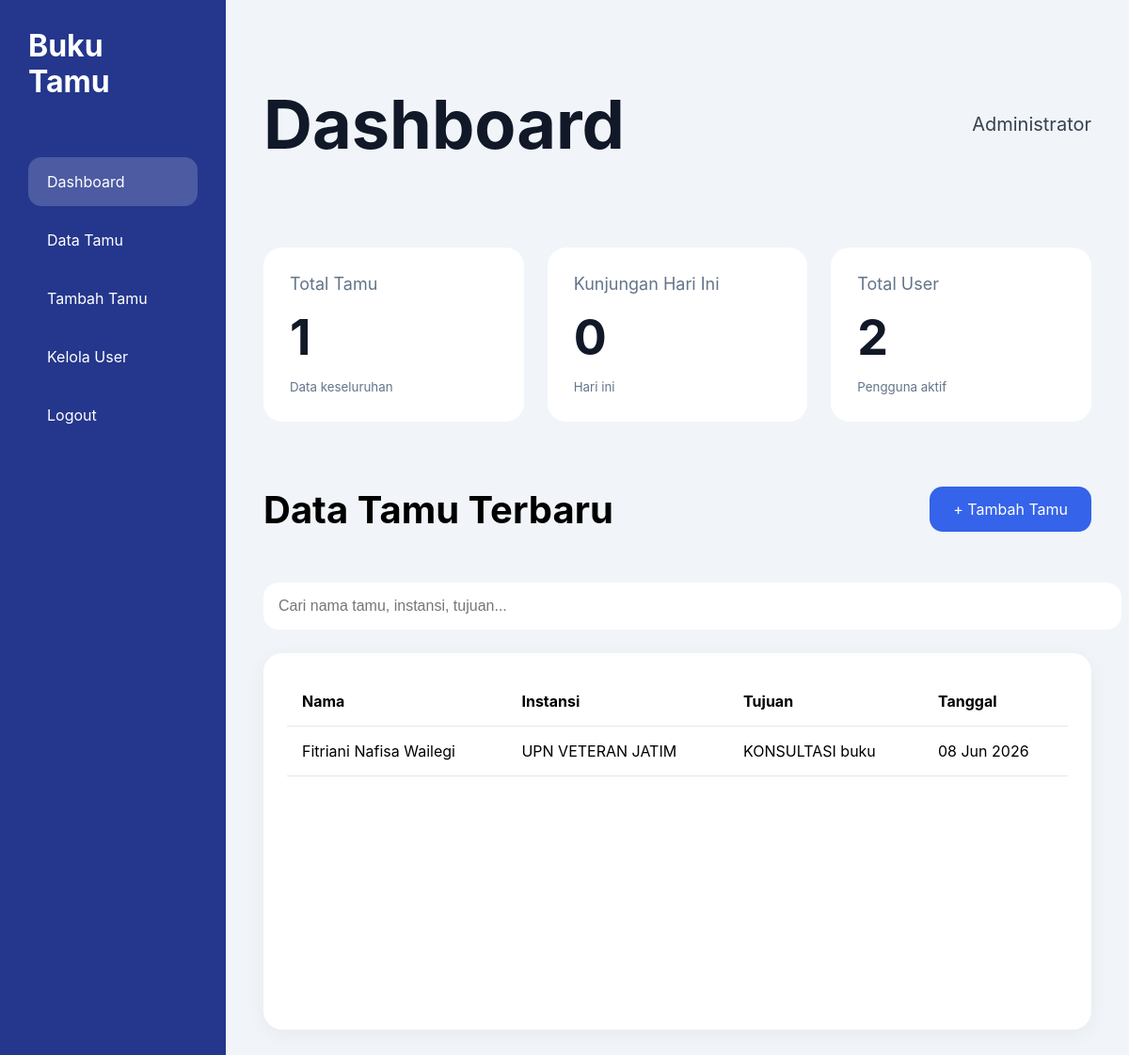
The page /dashboard.php (signed in) on the database as committed earlier.
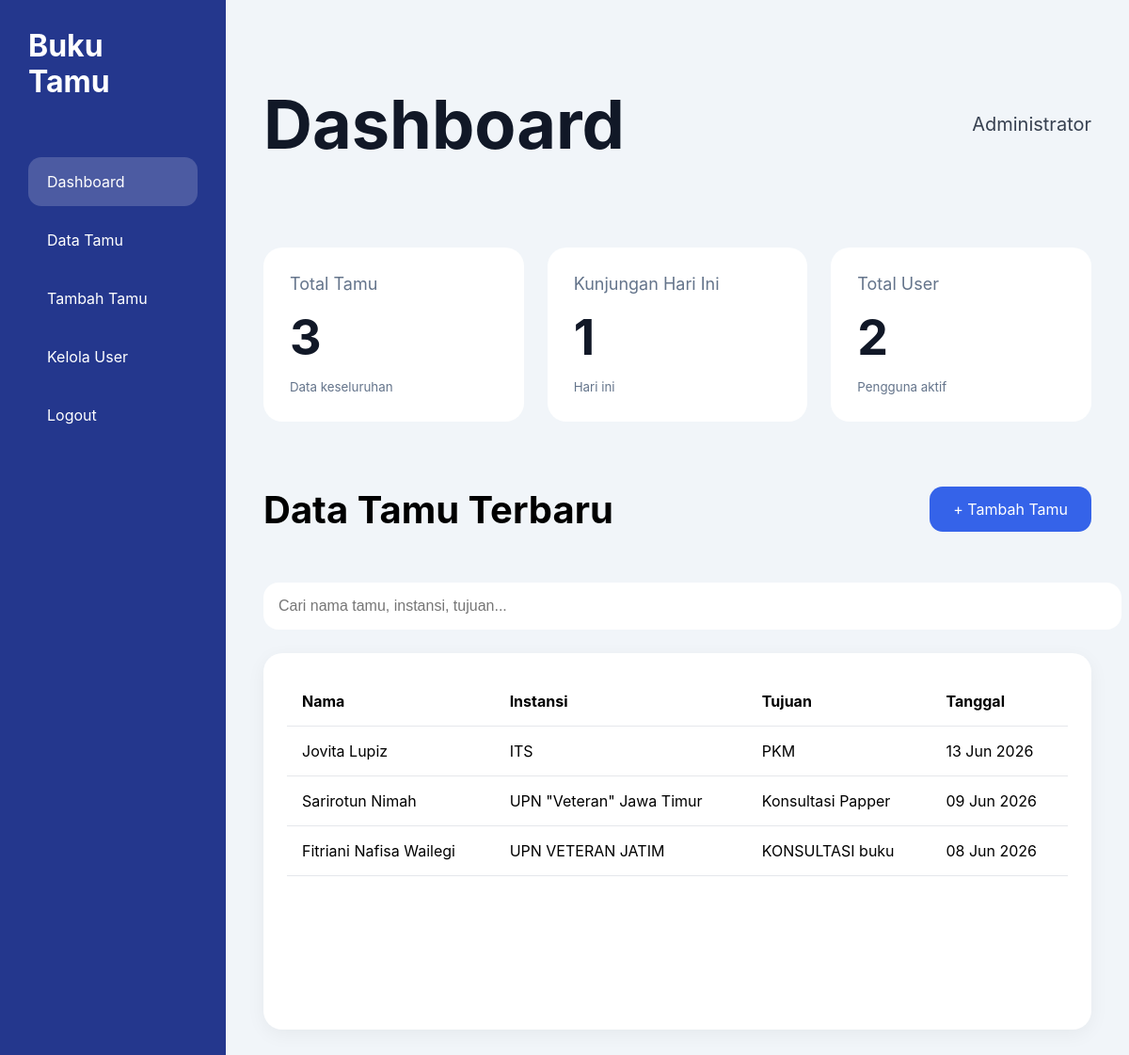
The same page on the database as committed later.
### tables this page shows
CREATE TABLE IF NOT EXISTS `tamu` (
  `id` int NOT NULL AUTO_INCREMENT,
  `nama` varchar(100) NOT NULL,
  `instansi` varchar(100) NOT NULL,
  `tujuan` text NOT NULL,
  `tanggal` date NOT NULL,
  `user_id` int DEFAULT NULL,
  `status` varchar(20) NOT NULL DEFAULT 'Menunggu',
  PRIMARY KEY (`id`),
  KEY `user_id` (`user_id`),
  CONSTRAINT `tamu_ibfk_1` FOREIGN KEY (`user_id`) REFERENCES `users` (`id`)
);

### dashboard.php (the view, shortened to what this page needs)
<?php
include 'koneksi.php';
$judul = "Dashboard";
$total_tamu = mysqli_num_rows(
    mysqli_query($conn, "SELECT * FROM tamu")
);
$total_user = mysqli_num_rows(
    mysqli_query($conn, "SELECT * FROM users")
);
$today = date('Y-m-d');
$kunjungan_hari_ini = mysqli_num_rows(
    mysqli_query(
        $conn,
        "SELECT * FROM tamu WHERE tanggal='$today'"
    )
);
if (isset($_GET['cari']) && $_GET['cari'] != '') {
    $cari = mysqli_real_escape_string(
        $conn,
        $_GET['cari']
    );
    $query = mysqli_query(
        $conn,
        "SELECT *
        FROM tamu
        WHERE nama LIKE '%$cari%'
        OR instansi LIKE '%$cari%'
        OR tujuan LIKE '%$cari%'
        ORDER BY id DESC"
    );
} else {
    $query = mysqli_query(
        $conn,
        "SELECT *
        FROM tamu
        ORDER BY id DESC
        LIMIT 10"
    );
}
?>
<!DOCTYPE html>
<html lang="id">
<head>
    <link rel="stylesheet" href="assets/css/style.css">
</head>
<body>
<div class="wrapper">
    <?php include 'layout/sidebar.php'; ?>
    <div class="main">
        <?php include 'layout/navbar.php'; ?>
        <div class="stats-container">
            <div class="stats-card">
                <span>Total Tamu</span>
                <h2><?= $total_tamu ?></h2>
                <small>Data keseluruhan</small>
            </div>
            <div class="stats-card">
                <span>Kunjungan Hari Ini</span>
                <h2><?= $kunjungan_hari_ini ?></h2>
                <small>Hari ini</small>
            </div>
            <div class="stats-card">
                <span>Total User</span>
                <h2><?= $total_user ?></h2>
                <small>Pengguna aktif</small>
            </div>
        </div>
        <div class="section-header">
            <h2>Data Tamu Terbaru</h2>
            <a href="tambah_tamu.php" class="btn-tambah">
                + Tambah Tamu
            </a>
        </div>
        <form method="GET">
            <input
                type="text"
                name="cari"
                class="search-box"
                placeholder="Cari nama tamu, instansi, tujuan..."
                value="<?= isset($_GET['cari']) ? $_GET['cari'] : '' ?>"
            >
        </form>
        <div class="table-card">
            <table>
                <thead>
                    <tr>
                        <th>Nama</th>
                        <th>Instansi</th>
                        <th>Tujuan</th>
                        <th>Tanggal</th>
                    </tr>
                </thead>
                <tbody>
                <?php
                if(mysqli_num_rows($query) > 0){
                    while($row = mysqli_fetch_assoc($query)){
                ?>
                    <tr>
                        <td><?= htmlspecialchars($row['nama']) ?></td>
                        <td><?= htmlspecialchars($row['instansi']) ?></td>
                        <td><?= htmlspecialchars($row['tujuan']) ?></td>
                        <td><?= date('d M Y', strtotime($row['tanggal'])) ?></td>
                    </tr>
                <?php
                    }
                } ?>
                </tbody>
            </table>
        </div>
    </div>
</div>
</body>
</html>

### layout/sidebar.php (shortened to what this page needs)
<?php
$current = basename($_SERVER['PHP_SELF']);
?>
<div class="sidebar">
    <div class="logo">
        Buku<br>Tamu
    </div>
    <div class="menu">
        <a href="dashboard.php"
           class="<?= $current=='dashboard.php' ? 'active' : '' ?>">
            Dashboard
        </a>
        <a href="data_tamu.php"
           class="<?= $current=='data_tamu.php' ? 'active' : '' ?>">
            Data Tamu
        </a>
        <a href="tambah_tamu.php"
           class="<?= $current=='tambah_tamu.php' ? 'active' : '' ?>">
            Tambah Tamu
        </a>
        <?php if($_SESSION['role']=='admin'){ ?>
        <a href="kelola_user.php"
           class="<?= $current=='kelola_user.php' ? 'active' : '' ?>">
            Kelola User
        </a>
        <?php } ?>
        <a href="logout.php">
            Logout
        </a>
    </div>
</div>

### layout/navbar.php
<div class="navbar">
    <h1><?= $judul ?></h1>
    <div class="user-info">
        <?= $_SESSION['nama'] ?>
    </div>
</div>

### assets/css/style.css (style rules this page uses)
body { background:#F1F5F9; font-family:'Inter',sans-serif; margin:0; }
.menu a { color:white; text-decoration:none; display:block; }
.wrapper { display:flex; min-height:100vh; }
.sidebar { width:220px; background:#1E3A8A; color:white; padding:30px; }
.logo { font-size:2rem; font-weight:700; margin-bottom:40px; }
.menu { list-style:none; padding:0; margin:0; }
.menu li:hover, .menu .active { background:rgba(255,255,255,.15); }
.table-card { border:none; border-radius:18px; box-shadow:0 5px 20px rgba(0,0,0,.05); min-height:350px; }
.main { flex:1; padding:40px; }
.navbar { display:flex; justify-content:space-between; align-items:center; margin-bottom:30px; }
.navbar h1 { font-size:56px; font-weight:700; color:#111827; }
.user-info { font-size:28px; color:#374151; }
.sidebar { width:240px; background:#24378D; min-height:100vh; padding:30px; box-sizing:border-box; }
.logo { color:white; font-size:32px; font-weight:700; line-height:1.2; margin-bottom:60px; }
.menu a { display:block; color:white; text-decoration:none; padding:16px 20px; margin-bottom:10px; border-radius:14px; transition:.3s; }
.menu a.active { background:rgba(255,255,255,.18); }
.navbar { display:flex; justify-content:space-between; align-items:center; margin-bottom:40px; }
.navbar h1 { font-size:72px; font-weight:700; color:#111827; }
.user-info { font-size:20px; color:#374151; }
.main { flex:1; padding:40px; background:#F1F5F9; }
.stats-container { display:grid; grid-template-columns:repeat(3,1fr); gap:25px; margin-bottom:35px; }
.stats-card { background:white; border-radius:20px; padding:28px; }
.stats-card span { color:#64748B; font-size:18px; }
.stats-card h2 { margin-top:15px; margin-bottom:10px; font-size:52px; color:#111827; }
.stats-card small { color:#64748B; }
.section-header { display:flex; justify-content:space-between; align-items:center; margin-bottom:20px; }
.section-header h2 { font-size:40px; }
.btn-tambah { background:#3563E9; color:white; text-decoration:none; padding:14px 25px; border-radius:14px; }
.search-box { width:100%; padding:16px; border:none; border-radius:16px; margin-bottom:25px; font-size:16px; }
.table-card { background:white; border-radius:20px; padding:25px; }
table { width:100%; border-collapse:collapse; }
th { text-align:left; padding:16px; border-bottom:1px solid #E5E7EB; }
td { padding:16px; border-bottom:1px solid #E5E7EB; }

Rows that differ between the two databases and show on the page:
added tamu: nama "Jovita Lupiz", instansi "ITS", tujuan "PKM", tanggal "13 Jun 2026"
added tamu: nama "Sarirotun Nimah", instansi "UPN \"Veteran\" Jawa Timur", tujuan "Konsultasi Papper", tanggal "09 Jun 2026"
Other text that changed with them:
$total_tamu: "1" → "3"
$kunjungan_hari_ini: "0" → "1"
